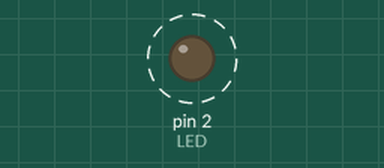
This sketch was run on a simulated Arduino Uno, built with avr-gcc and run on an emulated ATmega328P. Parts: output pins drawn as LEDs (lit = HIGH). Dashed ring = blinking.

Above: at 0.5 s.
Timing chart, 0 to 4.6 s (numbered marks = the images above):
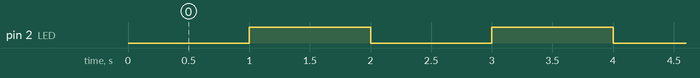

Measured:
- by itself, pin 2 (LED): alternates HIGH for 1.0 s and LOW for 1.0 s

The sketch:

Selvstudium1.ino
```cpp
//Blink without delay
const int LED = 2;

const int interval = 1000;
int previousMillis = 0;
int ledState = LOW;


void setup()
{
  pinMode(LED, OUTPUT);
}

void blink(){
	int currentMillis = millis();
  if (currentMillis - previousMillis >= interval){
    previousMillis = currentMillis;
    if(ledState == LOW){
    	ledState = HIGH;
    }else{
    	ledState = LOW;
    }
  }

  digitalWrite(LED, ledState);
}


void loop()
{
	blink();
}
```
